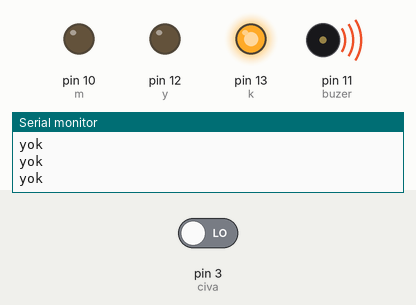
Recording of a sketch running on a simulated Arduino Uno, built with avr-gcc and run on an emulated ATmega328P. Shown: output pins drawn as LEDs (lit = HIGH), buzzer (waves = sounding, pin HIGH), the last lines printed to the serial monitor. The test bench sets the inputs (shaded band); at power-on: pin 3 (civa) LOW.

Above: at 12.8 s.
12.9 s: pin 3 (civa) driven HIGH
At 14.8 s:
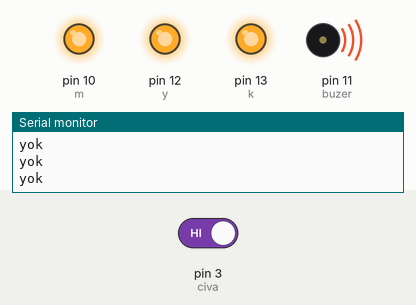
At 19.1 s:
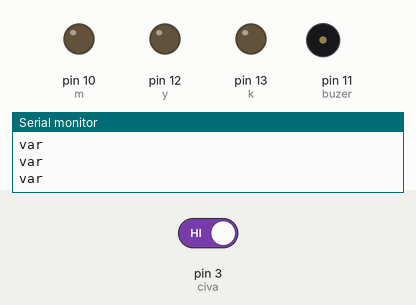
19.6 s: pin 3 (civa) driven LOW
At 21.3 s:
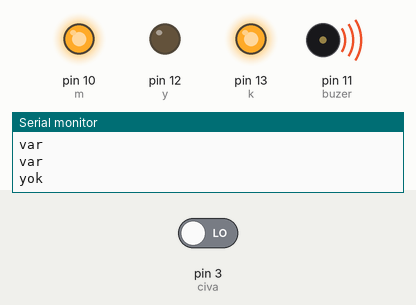
Timing chart, 0 to 32.3 s (numbered marks = the images above; inputs shaded):
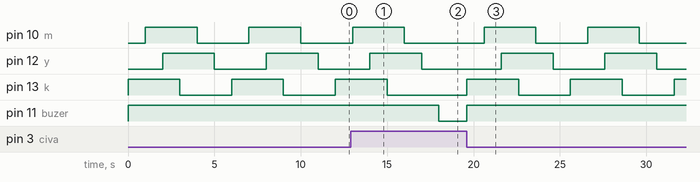

The sketch:

sketch_mar08a.ino
```cpp
int civa = 3;
int k=13;
int y=12;
int m=10;
int buzer=11;
int deger;
void setup()
{
Serial.begin(9600);
pinMode(civa, INPUT);
pinMode(k,OUTPUT);
pinMode(y,OUTPUT);
pinMode(m,OUTPUT);
pinMode(buzer,OUTPUT);
}
void loop()
{
deger = digitalRead(civa);
if(deger==HIGH){
  Serial.println("var");

  digitalWrite(buzer,LOW);
}
else{
   Serial.println("yok");
  digitalWrite(buzer,HIGH);
  digitalWrite(k,HIGH);
  delay(1000);
  digitalWrite(m,HIGH);
  delay(1000);
  digitalWrite(y,HIGH);
  delay(1000);
   digitalWrite(k,LOW);
  delay(1000);
  digitalWrite(m,LOW);
  delay(1000);
  digitalWrite(y,LOW);
  delay(1000);
}


}
```

Measured:
- after the input at 12.9 s, pin 10 (m): goes on until 16.0 s, then stays LOW; pin 13 (k): goes on until 15.0 s, then stays LOW; pin 11 (buzer): HIGH → LOW after 5.1 s
- after the input at 19.6 s, pin 10 (m): alternates HIGH for 3.0 s and LOW for 3.0 s, starting after 1.0 s; pin 12 (y): alternates HIGH for 3.0 s and LOW for 3.0 s, starting after 2.0 s; pin 13 (k): alternates HIGH for 3.0 s and LOW for 3.0 s, starting at once; pin 11 (buzer): LOW → HIGH at once
- by itself, pin 10 (m), pin 12 (y), pin 13 (k): alternates HIGH for 3.0 s and LOW for 3.0 s
